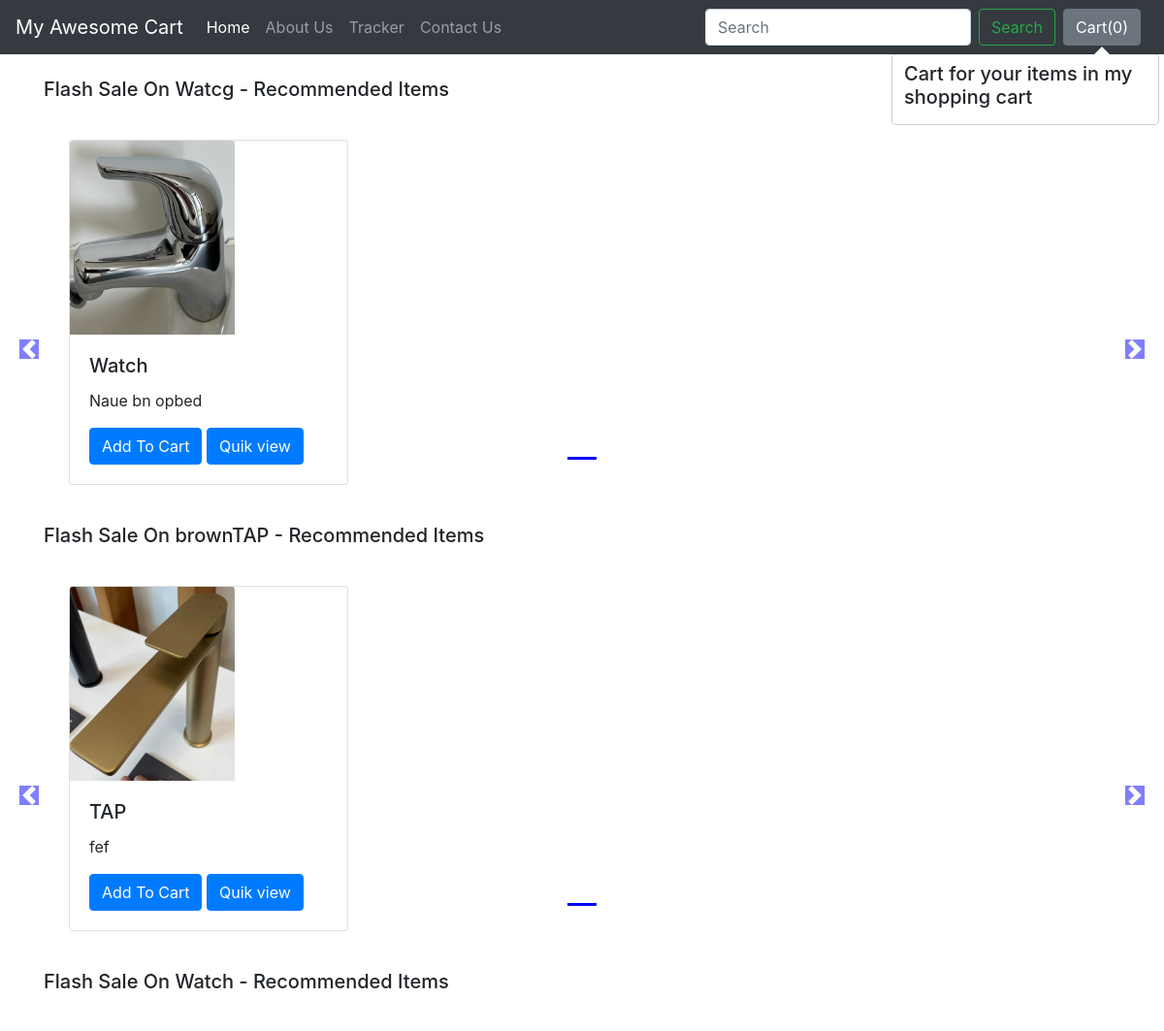
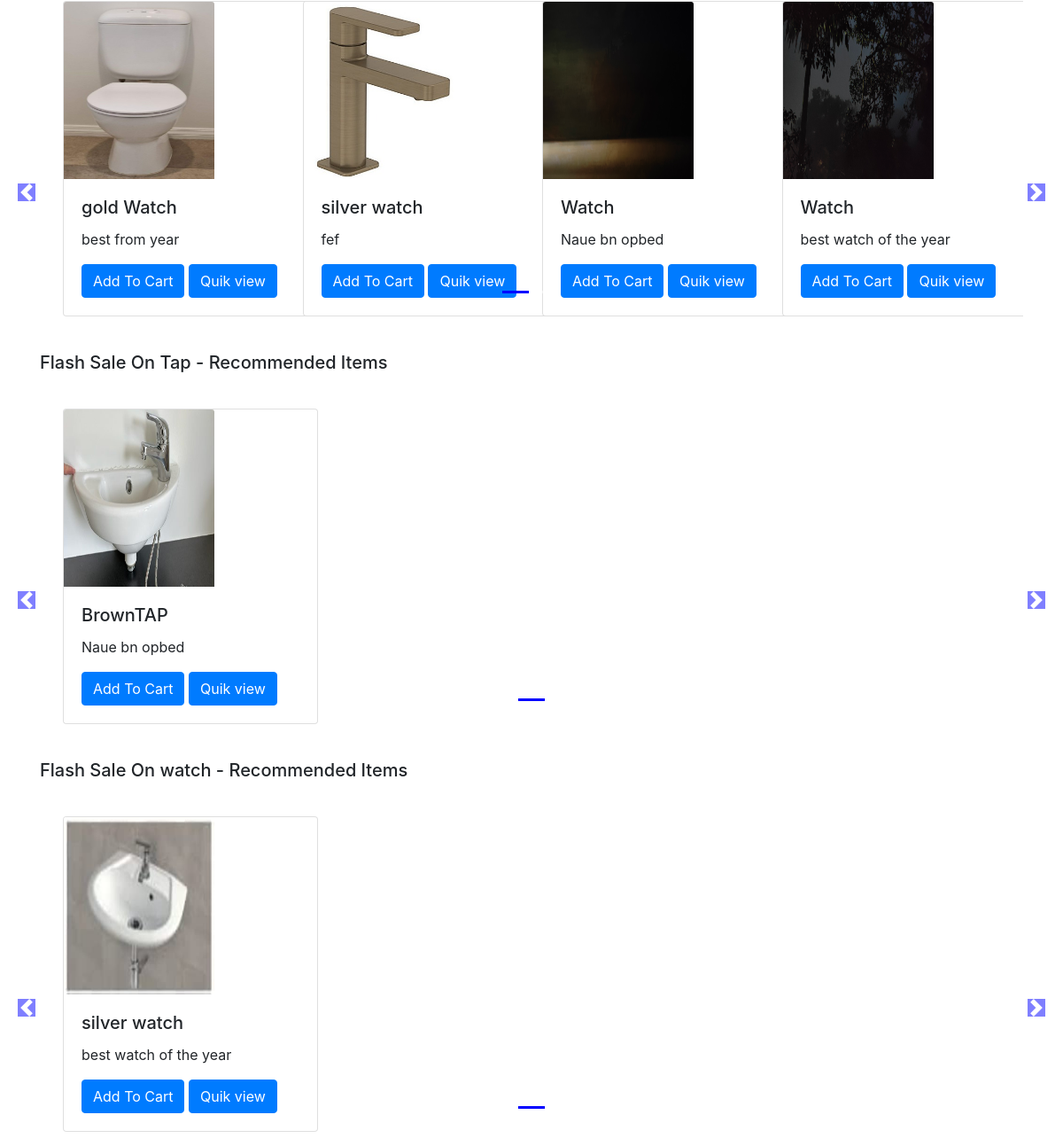
The app's page /shop/ with its own data (2 pictures, top to bottom).
### shop/models.py (models this page shows, shortened)
class Product(models.Model):
    product_id = models.AutoField
    product_name = models.CharField(max_length=50)
    category = models.CharField(max_length=50,default="")
    subcategory = models.CharField(max_length=50,default="")
    price = models.IntegerField(default=0)
    desc = models.CharField(max_length=300)
    pub_date = models.DateField()
    image = models.ImageField(upload_to='shop/images',default="")

### shop/views.py (the view)
# urls.py: path("",views.index,name='blogHome')
def index(request):
    allprods = []
    catproduct = Product.objects.values('category','id')
    cats = {item['category'] for item in catproduct}
    for cat  in cats:
        print(cat)
        prod = Product.objects.filter(category=cat)
        n = len(prod)
        nslides = n//4 + ceil((n/4)-(n//4))
        print("allprods",nslides)
        allprods.append([prod,range(1,nslides),nslides])
        params = {'allProds':allprods}
    return render(request,'shop/index.html',params)

### shop/templates/shop/index.html (shortened to what this page needs)
{% extends 'shop/basic.html' %}  {% block body %} {% load static %}
<div class="container">
  {% for product, range, nSlides in allProds %}
  <h5 class="my-4">Flash Sale On {{product.0.category}} - Recommended Items</h5>
  <div class="row">
    <div
      id="demo{{forloop.counter}}"
      class="col carousel slide my-3"
      data-ride="carousel"
    >
      <ul class="carousel-indicators">
        <li
          data-target="#demo{{forloop.counter}}"
          data-slide-to="0"
          class="active"
        ></li>
        {% for i in range %}
        <li
          data-target="#demo{{forloop.parentloop.counter}}"
          data-slide-to="{{i}}"
        ></li>
        {% endfor %}
      </ul>
      <div class="container carousel-inner no-padding">
        <div class="carousel-item active">
          {% for i in product %}
          <div class="col-xs-3 col-sm-3 col-md-3">
            <div class="card" style="width: 18rem">
              <img src="/media/{{i.image}}" class="card-img-top" alt="..." />
              <div class="card-body">
                <h5 class="card-title" id="namepr{{i.id}}">{{i.product_name}}</h5>
                <p class="card-text">{{i.desc}}</p>
                <span id="divpr{{i.id}}" class="divpr">
                  <button id="pr{{i.id}}" class="btn btn-primary carts">
                    Add To Cart
                  </button>
                </span>
                <a href="/shop/products/{{i.id}}">
                  <button id="qv{{i.id}}" class="btn btn-primary carts">
                    Quik view
                  </button></a
                >
              </div>
            </div>
          </div>
          {% if forloop.counter|divisibleby:4 and forloop.counter > 0 and not forloop.last %}
        </div>
        <div class="carousel-item">{% endif %} {% endfor %}</div>
      </div>
    </div>
    <a
      class="carousel-control-prev"
      style="padding-right: 10%"
      href="#demo{{forloop.counter}}"
      data-slide="prev"
    >
      <span class="carousel-control-prev-icon"></span>
    </a>
    <a
      class="carousel-control-next"
      style="padding-left: 10%"
      href="#demo{{forloop.counter}}"
      data-slide="next"
    >
      <span class="carousel-control-next-icon"></span>
    </a>
  </div>
  {% endfor %}
</div>
{% endblock %}

### shop/templates/shop/basic.html (shortened to what this page needs)
<!doctype html>
<html lang="en">
  <head>
    <link rel="stylesheet" href="https://stackpath.bootstrapcdn.com/bootstrap/4.2.1/css/bootstrap.min.css">
  </head>
  <body>
    <nav class="navbar navbar-expand-lg navbar-dark bg-dark">
  <a class="navbar-brand" href="/shop">My Awesome Cart</a>
  <div class="collapse navbar-collapse" id="navbarSupportedContent">
    <ul class="navbar-nav mr-auto">
      <li class="nav-item active">
        <a class="nav-link" href="/shop">Home <span class="sr-only">(current)</span></a>
      </li>
      <li class="nav-item">
        <a class="nav-link" href="/shop/about">About Us</a>
      </li>
      <li class="nav-item">
        <a class="nav-link" href="/shop/tracker">Tracker</a>
      </li>
      <li class="nav-item">
        <a class="nav-link" href="/shop/contact">Contact Us</a>
      </li>
    </ul>
    <form class="form-inline my-2 my-lg-0">
      <input class="form-control mr-sm-2" type="search" placeholder="Search" aria-label="Search">
      <button class="btn btn-outline-success my-2 my-sm-0" type="submit">Search</button>
    </form>
    <button type="button" class="btn btn-secondary mx-2" id="popcart" data-container="body" data-toggle="popover" data-placement="bottom" data-html="true" data-content="Vivamus
sagittis lacus vel augue laoreet rutrum faucibus.">
  Cart(<span id="carts">0</span>)
</button>
  </div>
</nav>
  {% block body %} {% endblock %}
  </body>
</html>

### records on screen
Product: category "Watcg", image (picture), product_name "Watch", desc "Naue bn opbed"
Product: category "brownTAP", image (picture), product_name "TAP", desc "fef"
Product: category "Watch", image (picture), product_name "gold Watch", desc "best from year"
Product: image (picture), product_name "silver watch", desc "fef"
Product: image (picture), product_name "Watch", desc "Naue bn opbed"
Product: image (picture), product_name "Watch", desc "best watch of the year"
Product: category "Tap", image (picture), product_name "BrownTAP", desc "Naue bn opbed"
Product: category "watch", image (picture), product_name "silver watch", desc "best watch of the year"
